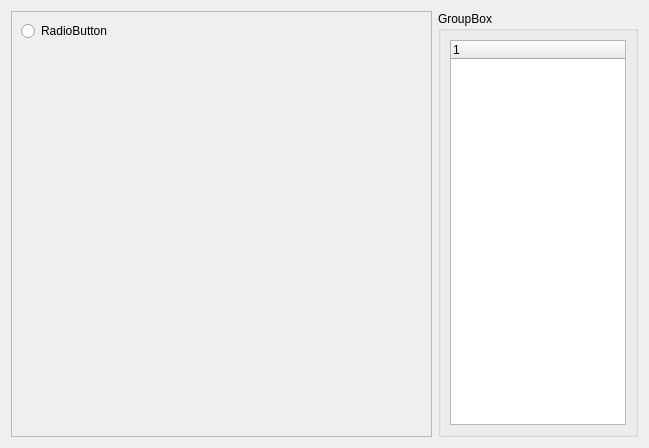
<?xml version="1.0" encoding="UTF-8"?>
<ui version="4.0">
 <class>sySettingsConfig</class>
 <widget class="QWidget" name="sySettingsConfig">
  <property name="geometry">
   <rect>
    <x>0</x>
    <y>0</y>
    <width>649</width>
    <height>448</height>
   </rect>
  </property>
  <property name="windowTitle">
   <string>Form</string>
  </property>
  <layout class="QGridLayout" name="gridLayout">
   <item row="0" column="0">
    <widget class="QFrame" name="frame">
     <property name="sizePolicy">
      <sizepolicy hsizetype="MinimumExpanding" vsizetype="Preferred">
       <horstretch>0</horstretch>
       <verstretch>0</verstretch>
      </sizepolicy>
     </property>
     <property name="frameShape">
      <enum>QFrame::StyledPanel</enum>
     </property>
     <property name="frameShadow">
      <enum>QFrame::Raised</enum>
     </property>
     <layout class="QFormLayout" name="formLayout">
      <property name="fieldGrowthPolicy">
       <enum>QFormLayout::ExpandingFieldsGrow</enum>
      </property>
      <item row="0" column="0">
       <widget class="QRadioButton" name="radioButton">
        <property name="text">
         <string>RadioButton</string>
        </property>
       </widget>
      </item>
     </layout>
    </widget>
   </item>
   <item row="0" column="1">
    <widget class="QGroupBox" name="sySe">
     <property name="maximumSize">
      <size>
       <width>200</width>
       <height>16777215</height>
      </size>
     </property>
     <property name="title">
      <string>GroupBox</string>
     </property>
     <layout class="QGridLayout" name="gridLayout_2">
      <item row="0" column="0">
       <widget class="QTreeWidget" name="treeWidget">
        <column>
         <property name="text">
          <string notr="true">1</string>
         </property>
        </column>
       </widget>
      </item>
     </layout>
    </widget>
   </item>
  </layout>
 </widget>
 <resources/>
 <connections/>
</ui>
